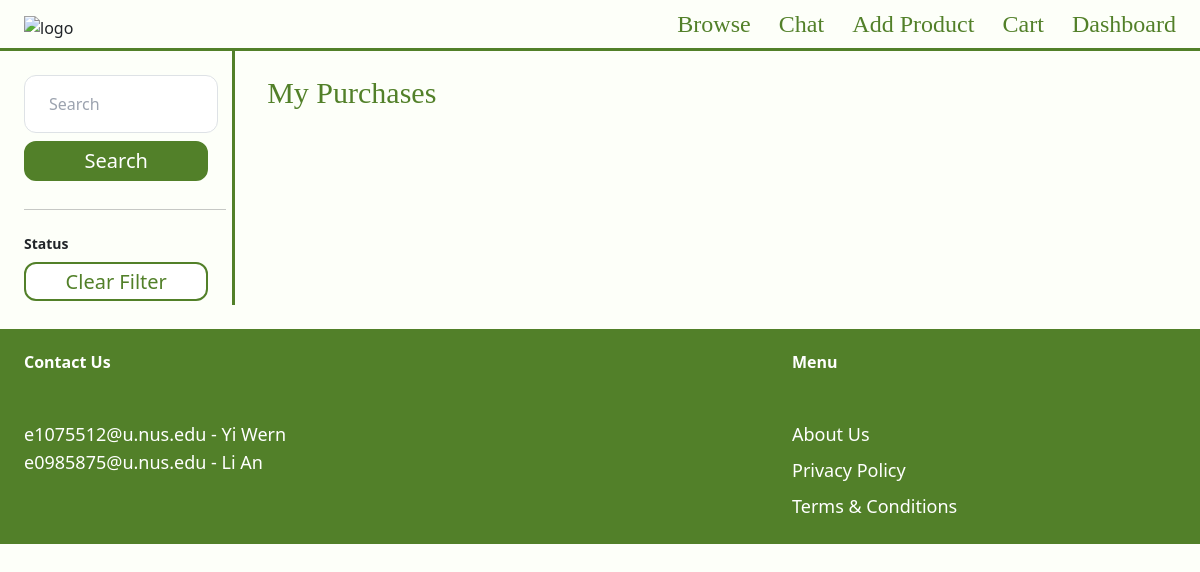
Before: /dashboard/my-purchases/ (signed in) with the older database file.
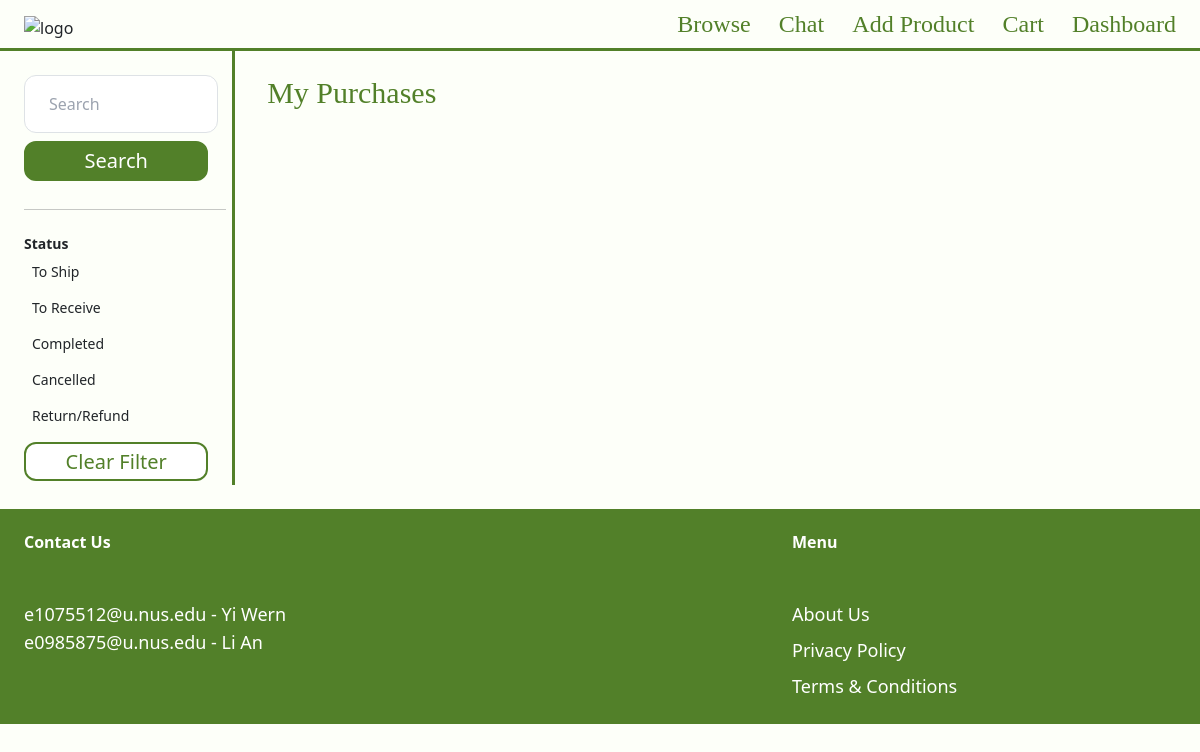
After: the same page with the newer database file.
### checkout/models.py (models this page shows, shortened)
class BuyerStatus(models.Model):
    name = models.CharField(max_length=255)
    class Meta:
        ordering = ('id',)
        verbose_name_plural = 'BuyerStatus'

### dashboard/views.py (the view)
# urls.py: path('my-purchases/', views.mypurchases, name='my-purchases'),
def mypurchases(request):
    query = request.GET.get('query', '')
    orderstatus_id = request.GET.get('orderstatus', 0)
    orderstatus_name = ''
    orderstatuses = BuyerStatus.objects.all()
    products = OrderProduct.objects.filter(buyer=request.user)
    if orderstatus_id:
        products = products.filter(buyer_status_id=orderstatus_id)
        orderstatus = orderstatuses.filter(id=orderstatus_id).first()
        if orderstatus:
            orderstatus_name = orderstatus.name
    if query:
        products = products.filter(Q(name__icontains=query) | Q(seller_name__icontains=query))
    return render(request, 'dashboard/mypurchases.html', {
        'products': products,
        'query': query,
        'orderstatuses': orderstatuses,
        'orderstatus_name': orderstatus_name,
        'orderstatus_id': int(orderstatus_id),
    })

### dashboard/templates/dashboard/mypurchases.html (shortened to what this page needs)
{% extends 'core/base.html' %}
{% block content %}
    <div class="grid grid-cols-5 gap-4">
        <div class="col-span-1 vl">
            <form method="get" action="{% url 'dashboard:my-purchases' %}" class="pt-4 pr-2">
                <input name="query" class="w-full py-3 px-6 border rounded-xl" type="text" value="{{ query }}" placeholder="Search">
                <button class="mt-2 text-xl bg-nushopprimary bt-nushopprimary text-white rounded-xl text-center">Search</button>
            </form>
            <hr class="my-6">
            <p class="text-sm font-semibold">Status</p>
            <ul>
                {% for status in orderstatuses %}
                    <li class="py-2 px-2 text-sm rounded-xl{% if status.id == orderstatus_id %} bg-primary-light {% endif %}">
                        <a href="{% url 'dashboard:my-purchases' %}?query={{ query }}&orderstatus={{ status.id }}">{{ status.name }}</a>
                    </li>
                {% endfor %}
            </ul>
            <ul class="pr-2">
                <li><a href="{% url 'dashboard:my-purchases' %}" class="mt-2 inline-block bt-nushopsecondary text-xl rounded-xl text-center">Clear Filter</a>
        </div>
        <div class="col-span-4 pt-4 pl-2">
            <h1 class="mb-4 text-3xl cinzel text-nushopprimary">
                {% if query %}
                    {% if orderstatus_id %}
                        {{ query }} in {{ orderstatus_name }}
                    {% else %}
                        {{ query }}
                    {% endif %}
                {% elif orderstatus_id %}
                    {{ orderstatus_name }}
                {% else %}
                    My Purchases
                {% endif %}
            </h1>
        </div>
    </div>
{% endblock %}

### core/templates/core/base.html (shortened to what this page needs)
{% load static %}
<!doctype html>
<html>
    <head>
        <script src="https://cdn.tailwindcss.com"></script>
        <link rel="stylesheet" href="{% static 'styles.css' %}">
        <link rel="stylesheet" href="https://cdnjs.cloudflare.com/ajax/libs/animate.css/4.1.1/animate.min.css" />
        <link href="https://cdn.jsdelivr.net/npm/bootstrap@5.3.0/dist/css/bootstrap.min.css" rel="stylesheet">
    </head>
    <body class="bg-nushopsecondary">
        <nav class="sticky z-50 top-0 py-2 px-6 flex justify-between items-end bg-nushopsecondary border-b-primary">
          <a href="/">
              <img src="{% static 'green logo.png' %}" alt="logo" width="180">
          </a>
          <div class="space-x-6">
              <a href="{% url 'product:products' %}" class="text-2xl cinzel text-nushopprimary hover:text-yellow-500">Browse</a>
              <a href="{% url 'chat:inbox' %}" class="text-2xl cinzel text-nushopprimary hover:text-yellow-500">Chat</a>
              <a href="{% url 'product:new' %}" class="text-2xl cinzel text-nushopprimary hover:text-yellow-500">Add Product</a>
              <a href="{% url 'checkout:index' %}" class="text-2xl cinzel text-nushopprimary hover:text-yellow-500">Cart</a>
              <a href="{% url 'dashboard:index' %}" class="text-2xl cinzel text-nushopprimary hover:text-yellow-500">Dashboard</a>
          </div>
        </nav>
        <div class="px-6 pb-6">
            {% block content %}
            {% endblock %}
        </div>
        <footer class="bg-nushopprimary py-6 px-6 flex justify-between footer">
            <div class="w-2/3 pr-10">
                <h3 class="mb-5 font-semibold text-white">Contact Us</h3>
                <p class="text-lg text-white">e1075512@u.nus.edu - Yi Wern</p>
                <p class="text-lg text-white">e0985875@u.nus.edu - Li An</p>
            </div>
            <div class="w-1/3">
                <h3 class="mb-5 font-semibold text-white">Menu</h3>
                <ul class="space-y-2">
                    <li><a href="{% url 'core:aboutus' %}" class="text-lg text-white-hover-nushoptertiary">About Us</a></li>
                    <li><a href="{% url 'core:privacypolicy' %}" class="text-lg text-white-hover-nushoptertiary">Privacy Policy</a></li>
                    <li><a href="{% url 'core:tnc' %}" class="text-lg text-white-hover-nushoptertiary">Terms & Conditions</a></li>
                </ul>
            </div>
        </footer>
    </body>
</html>

### static/styles.css (style rules this page uses)
.bg-nushopprimary { background-color: #528029; }
.bg-nushopsecondary { background-color: #FDFFF9; }
.text-nushopprimary { color: #528029; }
.text-white-hover-nushoptertiary { color: white }
.bt-nushopprimary { color: white; background-color: #528029; border: 2px solid #528029; margin-top: 2%; margin-bottom: 2%; width: 95%; padding-top: 2%; padding-bottom: 2% }
.bt-nushopsecondary { color: #528029; background-color: white; border: 2px solid #528029; margin-top: 2%; margin-bottom: 2%; width: 95%; padding-top: 2%; padding-bottom: 2% }
.footer { margin-top: auto; }
.border-b-primary { border-bottom: 3px solid #528029; }
.cinzel { font-family: 'Cinzel'; }
.vl { border-right: 3px solid #528029; padding-right: 6px; }

Changed rows visible on the page:
added BuyerStatus: name "To Ship"
added BuyerStatus: name "To Receive"
added BuyerStatus: name "Completed"
added BuyerStatus: name "Cancelled"
added BuyerStatus: name "Return/Refund"
